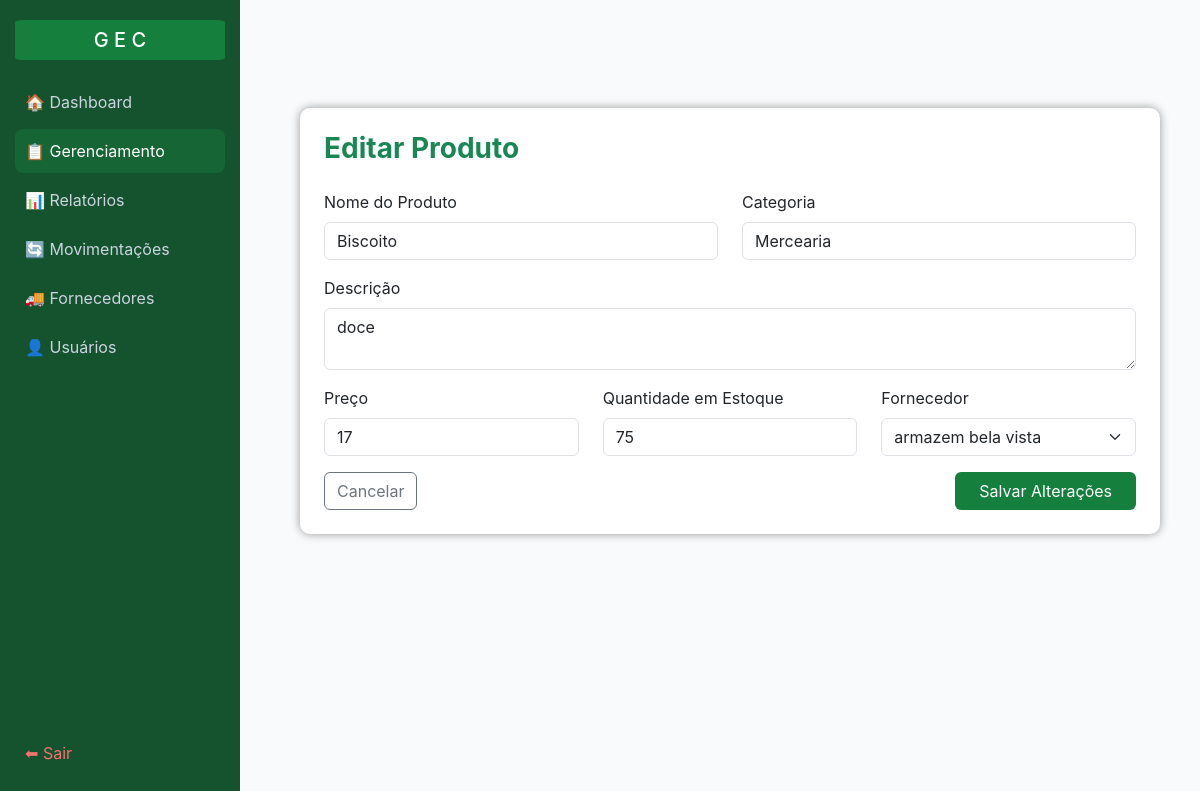
The app's page /editar/22 (signed in) with its own data.
### tables this page shows
CREATE TABLE "produtos" (
	"id"	INTEGER,
	"nome"	TEXT NOT NULL,
	"descricao"	TEXT,
	"codigo"	NUMERIC UNIQUE,
	"categoria"	TEXT,
	"preco"	REAL NOT NULL,
	"fornecedor_id"	INTEGER,
	"data_validade"	TEXT NOT NULL,
	"status_validade"	TEXT DEFAULT 'válido',
	"ativo"	INTEGER DEFAULT 1,
	PRIMARY KEY("id" AUTOINCREMENT),
	FOREIGN KEY("fornecedor_id") REFERENCES "fornecedores"("id")
);

CREATE TABLE "estoque" (
    "id" INTEGER PRIMARY KEY AUTOINCREMENT,
    "produto_id" INTEGER NOT NULL,
    "quantidade" INTEGER DEFAULT 0,
	"atualizado_em" TIMESTAMP DEFAULT CURRENT_TIMESTAMP,
    FOREIGN KEY(produto_id) REFERENCES produtos(id)
);

CREATE TABLE "fornecedores" (
	"id"	INTEGER,
	"nome"	TEXT NOT NULL,
	"cnpj_cpf"	TEXT NOT NULL,
	"telefone"	TEXT NOT NULL,
	"email"	TEXT NOT NULL, ativo INTEGER DEFAULT 1,
	PRIMARY KEY("id" AUTOINCREMENT)
);

### app.py (the view, shortened to what this page needs)
@app.route("/editar/<int:id>", methods=["GET", "POST"])
@admin_required
def editar_produto(id):
    conn = conectar()
    cur = conn.cursor()
    cur.execute("Select * From produtos Where id=?", (id,))
    produto = cur.fetchone()
    cur.execute("Select quantidade From estoque Where produto_id=?", (id,))
    estoque = cur.fetchone()
    fornecedores = cur.execute("Select id, nome From fornecedores Where ativo=1").fetchall()
    conn.close()
    return render_template("gerencia/editar.html", produto=produto, estoque=estoque, fornecedores=fornecedores)

### app.py (called while the page is built)
def admin_required(f):
    @wraps(f)
    def wrapper(*args, **kwargs):
        if not session.get("usuario"):
            flash("Faça login primeiro!")
            return redirect(url_for("login"))
        if session.get("perfil") != "admin":
            flash("Acesso restrito a administradores.")
            return redirect(url_for("home"))
        return f(*args, **kwargs)
    return wrapper

### data/db.py (called while the page is built)
def conectar():
    return sqlite3.connect("data/estoque.db")

### templates/gerencia/editar.html (shortened to what this page needs)
<!DOCTYPE html>
<html lang="pt-BR">
<head>
    <link href="https://cdn.jsdelivr.net/npm/bootstrap@5.3.0/dist/css/bootstrap.min.css" rel="stylesheet">
</head>
<body>
<div class="sidebar">
    <div>
      <h5>G E C</h5>
      <a href="{{ url_for('home') }}">🏠 Dashboard</a>
      <a href="{{ url_for('gerenciamento') }}" class="active">📋 Gerenciamento</a>
      <a href="{{ url_for('relatorios') }}">📊 Relatórios</a>
      <a href="{{ url_for('movimentacao') }}">🔄 Movimentações</a>
      {% if session.perfil == "admin" %}
      <a href="{{ url_for('listar_forn') }}">🚚 Fornecedores</a>
      <a href="{{ url_for('listar_usuarios') }}">👤 Usuários</a>
      {% endif %}
    </div>
    <div>
      <a href="{{ url_for('login') }}" class="logout" style="color:#f87171">⬅ Sair</a>
    </div>
  </div>
    <div class="content" style="padding-top: 9%;">
        <div class="card p-4" style="box-shadow: 0 0 10px rgba(0, 0, 0, 0.4);">
            <h3 class="fw-bold text-success mb-4">Editar Produto</h3>
            <form method="POST" action="{{ url_for('editar_produto', id=produto[0]) }}">
                <div class="row mb-3">
                    <div class="col-md-6">
                        <label class="form-label">Nome do Produto</label>
                        <input type="text" name="nome" class="form-control" value="{{ produto[1] }}" required>
                    </div>
                    <div class="col-md-6">
                        <label class="form-label">Categoria</label>
                        <input type="text" name="categoria" class="form-control" value="{{ produto[4] }}" required>
                    </div>
                </div>
                <div class="mb-3">
                    <label class="form-label">Descrição</label>
                    <textarea name="descricao" class="form-control" rows="2">{{ produto[2] or '' }}</textarea>
                </div>
                <div class="row mb-3">
                    <div class="col-md-4">
                        <label class="form-label">Preço</label>
                        <input type="number" name="preco" step="0.01" class="form-control" value="{{ produto[6] }}" required>
                    </div>
                    <div class="col-md-4">
                        <label class="form-label">Quantidade em Estoque</label>
                        <input type="number" name="quantidade" class="form-control" value="{{ estoque[0] }}" required>
                    </div>
                    <div class="col-md-4">
                        <label class="form-label">Fornecedor</label>
                        <select name="fornecedor" class="form-select" required>
                            {% for f in fornecedores %}
                                <option value="{{ f[0] }}" {% if f[0] == produto[5] %}selected{% endif %}>
                                    {{ f[1] }}
                                </option>
                            {% endfor %}
                        </select>
                    </div>
                </div>
                <div class="d-flex justify-content-between">
                    <a href="{{ url_for('gerenciamento') }}" class="btn btn-outline-secondary">Cancelar</a>
                    <button type="submit" class="btn btn-success px-4">Salvar Alterações</button>
                </div>
            </form>
        </div>
    </div>
</body>
</html>

### templates/gerencia/editar.html (style rules this page uses)
body { background-color: #f9fafb; font-family: "Inter", sans-serif; }
.sidebar { height: 100vh; width: 240px; background-color: #14532d; color: #fff; position: fixed; top: 0; left: 0; padding: 20px 15px; display: flex; flex-direction: column; justify-content: space-between; }
.sidebar h5 { color: #fff; margin-bottom: 20px; text-align: center; background-color: #15803d; border-radius: 6px; padding: 8px 0; }
.sidebar a { display: block; color: #cbd5e1; text-decoration: none; padding: 10px; border-radius: 8px; margin-bottom: 5px; transition: 0.2s; }
.sidebar a:hover, .sidebar a.active { background-color: #166534; color: #fff; }
.logout { color: #f87171; }
.content { margin-left: 260px; padding: 40px; }
.card { border: none; box-shadow: 0 4px 10px rgba(0,0,0,0.1); border-radius: 10px; }
.btn-success { background-color: #15803d; border: none; }
.sidebar h5 { text-align: center; background-color: #15803d; border-radius: 5%; }

### records on screen
produtos: nome "Biscoito", categoria "Mercearia", descricao "doce", preco "17", fornecedor "armazem bela vista"
estoque: quantidade "75"
